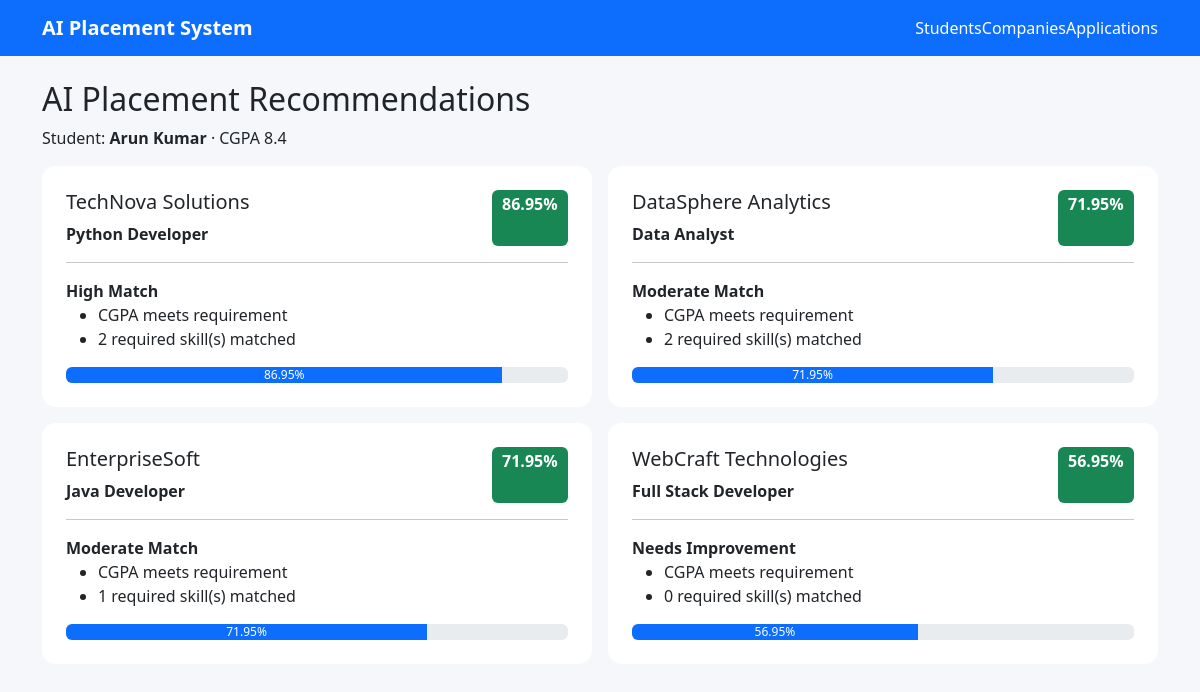
The app's page /recommendations/1 with its own data.
### tables this page shows
CREATE TABLE students(id INTEGER PRIMARY KEY AUTOINCREMENT,name TEXT NOT NULL,email TEXT UNIQUE NOT NULL,phone TEXT,department TEXT,cgpa REAL,skills TEXT,projects INTEGER,internships INTEGER,communication INTEGER,aptitude INTEGER,created_at TEXT DEFAULT CURRENT_TIMESTAMP);

CREATE TABLE companies(id INTEGER PRIMARY KEY AUTOINCREMENT,name TEXT NOT NULL,role TEXT NOT NULL,package_lpa REAL,required_skills TEXT,min_cgpa REAL,openings INTEGER,created_at TEXT DEFAULT CURRENT_TIMESTAMP);

### app.py (the view)
@app.route('/recommendations/<int:sid>')
def recommendations(sid):
 c=db(); s=c.execute('SELECT * FROM students WHERE id=?',(sid,)).fetchone(); cs=c.execute('SELECT * FROM companies').fetchall(); c.close()
 if not s:return 'Student not found',404
 r=[]
 for co in cs: sc,st,re=score(s,co); r.append({'company':co,'score':sc,'status':st,'reasons':re})
 return render_template('recommendations.html',student=s,results=sorted(r,key=lambda z:z['score'],reverse=True))

### app.py (called while the page is built)
def db():
 c=sqlite3.connect(DB_PATH); c.row_factory=sqlite3.Row; return c

def score(s,c):
 cg=float(s['cgpa']); minimum=float(c['min_cgpa']); x=30 if cg>=minimum else max(0,30-(minimum-cg)*12)
 req={a.strip().lower() for a in c['required_skills'].split(',')}; have={a.strip().lower() for a in s['skills'].split(',')}; m=len(req&have); x+=30*m/max(1,len(req)); x+=min(15,int(s['projects'])*3); x+=min(10,int(s['internships'])*5); x+=min(10,int(s['communication'])); x+=min(5,int(s['aptitude'])*.55); x=round(min(100,x),2); return x,('High Match' if x>=80 else 'Moderate Match' if x>=60 else 'Needs Improvement'),[('CGPA meets requirement' if cg>=minimum else 'CGPA below requirement'),f'{m} required skill(s) matched']

### templates/recommendations.html
{% extends 'base.html' %}{% block content %}<h2>AI Placement Recommendations</h2><p>Student: <b>{{student.name}}</b> · CGPA {{student.cgpa}}</p><div class="row g-3">{% for r in results %}<div class="col-md-6"><div class="card p-4 h-100"><div class="d-flex justify-content-between"><div><h5>{{r.company.name}}</h5><b>{{r.company.role}}</b></div><span class="badge bg-success fs-6">{{r.score}}%</span></div><hr><b>{{r.status}}</b><ul>{% for x in r.reasons %}<li>{{x}}</li>{% endfor %}</ul><div class="progress"><div class="progress-bar" style="width:{{r.score}}%">{{r.score}}%</div></div></div></div>{% endfor %}</div>{% endblock %}

### static/style.css (style rules this page uses)
body { background:#f5f7fb }
.card { border:0;border-radius:14px }

### records on screen
students: name "Arun Kumar", cgpa "8.4"
companies: company.name "TechNova Solutions", company.role "Python Developer"
companies: company.name "DataSphere Analytics", company.role "Data Analyst"
companies: company.name "EnterpriseSoft", company.role "Java Developer"
companies: company.name "WebCraft Technologies", company.role "Full Stack Developer"

### other values on screen
{{ r.score }} "86.95" "71.95" "71.95" "56.95"
{{ r.status }} "High Match" "Moderate Match" "Moderate Match" "Needs Improvement"
{{ x }} "CGPA meets requirement" "2 required skill(s) matched" "CGPA meets requirement" "2 required skill(s) matched" "CGPA meets requirement" "1 required skill(s) matched" "CGPA meets requirement" "0 required skill(s) matched"
